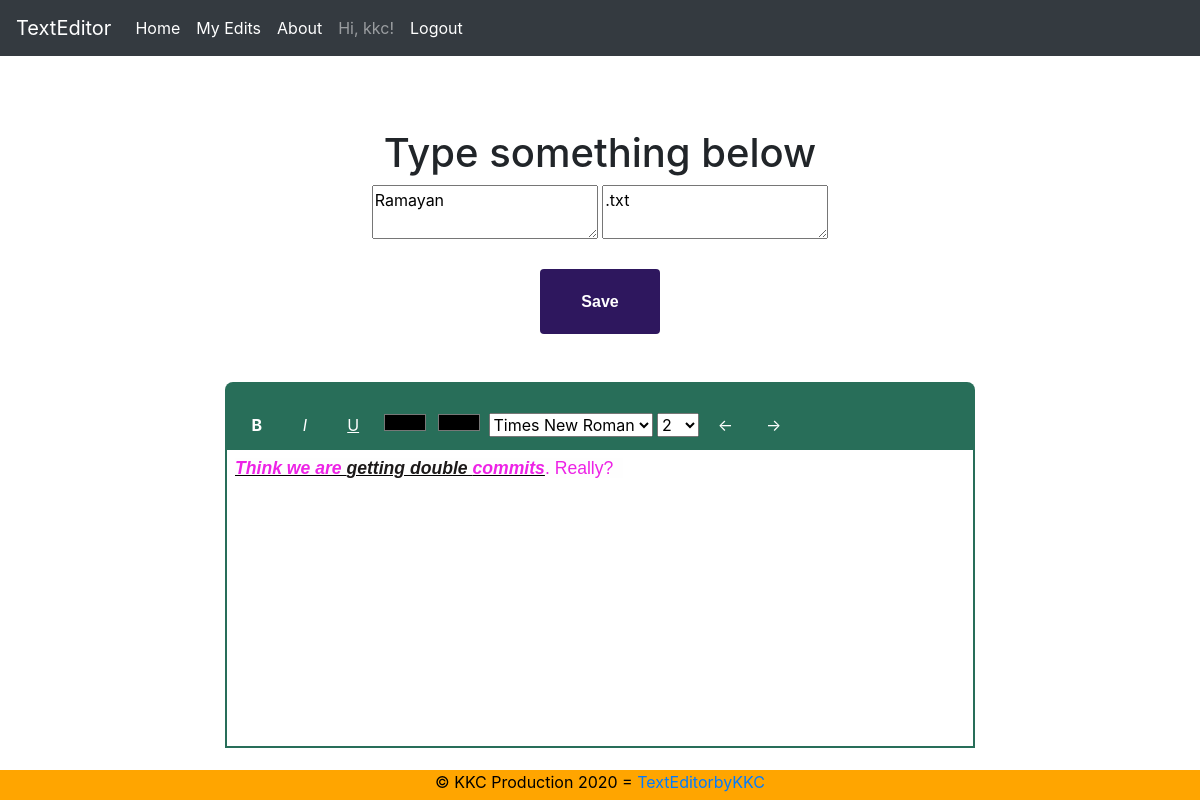
The app's page /index (signed in) with its own data.
### app/models.py (models this page shows, shortened)
class User(UserMixin, db.Model):
    id = db.Column(db.Integer, primary_key=True)
    username = db.Column(db.String(64), index=True, unique=True)
    email = db.Column(db.String(120), index=True, unique=True)
    password_hash = db.Column(db.String(128))
    posts = db.relationship('EditorData', backref='author', lazy='dynamic')

class EditorData(db.Model):
    id = db.Column(db.Integer, primary_key=True)
    name = db.Column(db.Text)
    extension= db.Column(db.Text)
    html= db.Column(db.Text)
    user_id = db.Column(db.Integer, db.ForeignKey('user.id'))

### app/routes.py (the view)
@app.route('/', methods=['GET', 'POST'])
@app.route('/index', methods=['GET', 'POST'])
@login_required
def index():
    data = EditorData.query.order_by(EditorData.id.desc()).filter_by(author=current_user).first()
    flag=0
    if request.method == 'POST':
        new_data = EditorData(html=request.form.get('textpad'), name=request.form.get('name'), extension=request.form.get('ext'), author=current_user )
        db.session.add(new_data)
        db.session.commit()
        return render_template('index.html',  title='Home', data=new_data, flag=flag)
    if data is None:
        flag = -1
        return render_template('index.html',  title='Home', flag=flag)
    return render_template('index.html',  title='Home', data=data, flag=flag)

### app/models.py (called while the page is built)
@login.user_loader
def load_user(id):
    return User.query.get(int(id))

### app/templates/index.html (shortened to what this page needs)
    {% extends "base.html" %}
    {% block content %}
    <center><h1> Type something below</h1></center>
<form method="POST">
{% if flag == -1 %}
<center > <textarea id="name" name="name" placeholder="First Text File" ></textarea> <textarea name="ext" id="ext" placeholder=".txt" default=".txt"></textarea></center>
<center> <textarea id="textpad" name="textpad" style="width:500px;height:200px;display:none;" placeholder="First" ></textarea></center>
{% else %}
   <center > <textarea id="name" name="name" >{{ data.name }}</textarea> <textarea name="ext" id="ext">{{ data.extension }}</textarea></center>
   {% endif %}
  <Center><input type="submit" value="Save"  class="btn --animated" ></Center>
</form>
  <br>
  <div id="textEditor">
    <div id='theRibbon'>
          <button id="boldbutton" title="Bold"><b>B</b></button>
          <button id="italicbutton" title="Italic"><em>I</em></button>
          <button id="underlinebutton" title="Underline"><u>U</u></button>
          <input type="color" id="fontcolor" title="Change Font Colour">
          <input type="color" id="highlighter" title="Highlight Text">
          <select id="fontChanger">
              <option value="Times New Roman"> Times New Roman</option>
          </select>
          <select id="fontSizeChanger">
            <script>
              for(var i=1; i<20;i++){
                i++;
                document.write("<option value='"+i+"'>"+i+"</option>");
              }
            </script>
          </select>
          <button id="Undo" title="Undo">&larr;</button>
          <button id="Redo" title="Redo">&rarr;</button>
        </div>
    <div id="richTextArea">
      <iframe id="WYSIWYG" name="WYSIWYG" frameborder="0" ></iframe>
    </div>
  </div>
  {% endblock %}

### app/templates/base.html (shortened to what this page needs)
<!DOCTYPE html>
<html lang="en">
<head>
    <link rel="stylesheet" href="https://stackpath.bootstrapcdn.com/bootstrap/4.1.3/css/bootstrap.min.css">
</head>
<body>
  <div class="fixed-top">
  <nav class="navbar navbar-expand-md navbar-dark bg-dark">
    <a class="navbar-brand" href="{{url_for('index')}}">TextEditor</a>
    <div class="collapse navbar-collapse" id="navbarSupportedContent">
      <ul class="navbar-nav mr-auto">
        <li class="nav-item active">
          <a class="nav-link" href="{{ url_for('index') }}">Home<span class="sr-only">(current)</span></a>
        </li>
        {% if current_user.is_anonymous %}
        <li class="nav-item active">
          <a class="nav-link" href="{{ url_for('login') }}">login</a>
        </li>
        {% else %}
        <li class="nav-item active">
          <a class="nav-link" href="/myedits">My Edits</a>
        </li>
        <li class="nav-item active">
          <a class="nav-link" href="/about">About</a>
        </li>
        <li class="nav-item">
         <a class="nav-link"> Hi, {{ current_user.username }}!</a></li>
        <li class="nav-item active">
          <a class="nav-link" href="{{ url_for('logout') }}">Logout</a></li>
        {% endif %}
      </ul>
    </div>
  </nav>
  </div>
        <h1 style="color: white;">
        </h1>
        <br><br><br><br>
        {% block content %}{% endblock %}
<footer><center>© KKC Production 2020 =
  <a href="{{ url_for('index')}}"> TextEditorbyKKC</a> </center>
</footer>
</body>
</html>

### app/templates/base.html (style rules this page uses)
div#textEditor { margin: 0 auto; width: 750px ; height: 300px; }
div#theRibbon { border-bottom: none; padding: 10px; background-color:rgb(40,110,89); color: white; border-radius: 8px 8px 0px 0px; }
div#richTextArea { border: 2px solid rgb(40,110,89); height: 100%; width: 750px; }
iframe#WYSIWYG { height:100%; width: 100%; }
body { overflow: auto; min-height: 100%; }
button { width: 5ex; text-align: center; padding: 1px 3px; margin-top: 20px; }
div#theRibbon > button { color: white; border: none; outline:none; background-color: transparent; cursor: pointer; }
input[type="color"] { border: none; outline:none; background-color: transparent; }
footer { position: fixed; bottom:0; width:100%; height:30px; background:orange; color:black; }
:root { --font: 1rem/1.2 "helvetica", sans-serif; --bg-hover: linear-gradient( 135deg, #101ee7 0%, #2654e9 20%, #62d6fa 37%, #fff 50%, #fc35ca 66%, #7559ff 72%, #101ee7 100% ); --btn-color: #2e175e; }
.btn { display: table; text-align: center; color: #ffffff; text-decoration: none; position: relative; font: var(--font); font-weight: bold; padding: 22px 40px; background-color: var(--btn-color); overflow: hidden; margin: 24px; }
.--animated { transition: all 1s; }
.--animated:after { height: 100%; width: 2000px; transition: all 1s; background: var(--bg-hover); }
.--animated:before { height: 26px; width: 100%; top: -50px; z-index: 10; opacity: 0; background-color: rgba(255, 255, 255, 0.15); }
.--animated:before, a:after { position: absolute; top: 0; left: 0; z-index: 7; display: block; content: ""; }

### records on screen
User: username "kkc"
EditorData: name "Ramayan", ext ".txt"
